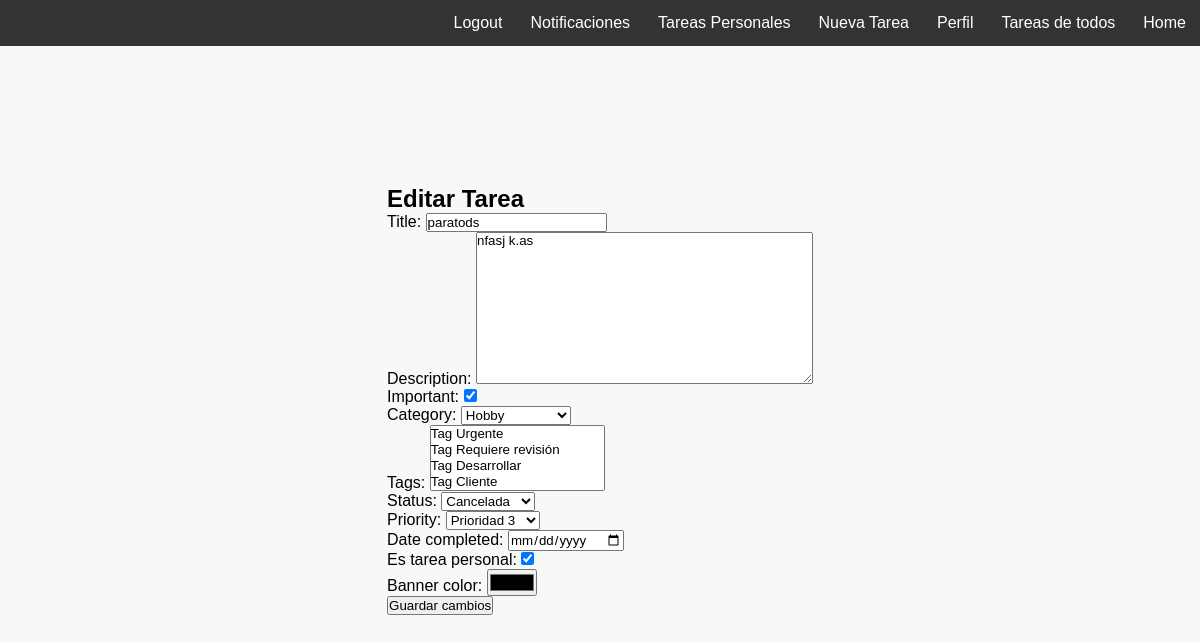
Before: /edit_task/4/ (signed in) with the older database file.
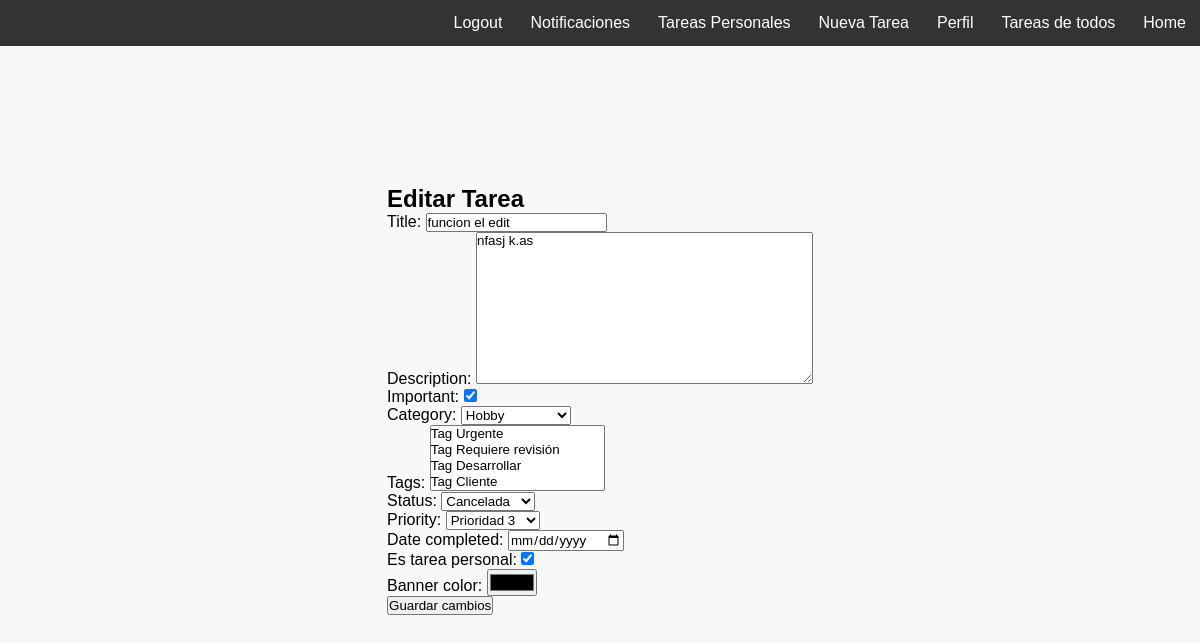
After: the same page with the newer database file.
### task/models.py (models this page shows, shortened)
class Task(models.Model):
    title = models.CharField(max_length=200)
    description = models.TextField(blank=True)
    created = models.DateTimeField(auto_now_add=True)
    date_completed = models.DateTimeField(null=True, blank=True)
    important = models.BooleanField(default=False)
    user = models.ForeignKey(User, on_delete=models.CASCADE)
    banner_color = models.CharField(max_length=7, default='#000000')
    category = models.ForeignKey(TaskCategory, on_delete=models.CASCADE, null=True, blank=True)
    tags = models.ManyToManyField(TaskTag, blank=True)
    status = models.ForeignKey(TaskStatus, on_delete=models.CASCADE, default=1)
    priority = models.ForeignKey(TaskPriority, on_delete=models.CASCADE, default=1)
    is_personal = models.BooleanField(default=False)

### task/views.py (the view)
# urls.py: path('edit_task/<int:task_id>/', views.edit_task, name='edit_task'),
@login_required(login_url='signup')
def edit_task(request, task_id):
    task = get_object_or_404(Task, pk=task_id, user=request.user)
    if request.method == 'POST':
        form = formTask(request.POST, instance=task)
        if form.is_valid():
            task = form.save()
            add_task_history(task, request.user, "Tarea Editada")
            if task.is_personal:
                return redirect('tasks')
            else:
                return redirect('tareatodos')
        else:
            return render(request, 'edit_task.html', {
                'form': form,
                'error': 'Por favor, corrige los errores.'
            })
    else:
        form = formTask(instance=task)
    return render(request, 'edit_task.html', {'form': form})

### task/formulario.py
class formTask(forms.ModelForm):
    is_personal = forms.BooleanField(initial=True, required=False, label='Es tarea personal')
    class Meta:
        model = Task
        fields = ['title', 'description', 'important', 'category', 'tags', 'status', 'priority', 'date_completed', 'is_personal']
    banner_color = forms.CharField(
        widget=forms.TextInput(attrs={'type': 'color'})
    )
    date_completed = forms.DateTimeField(
        widget=DateTimeInput(attrs={'type': 'date'})
    )

### task/models.py (called while the page is built)
    def __str__(self):
        return self.name

    def __str__(self):
        return f"Tag {self.name}"

    def __str__(self):
        return self.name

    def __str__(self):
        return f"Prioridad {self.level}"

### task/templates/edit_task.html (shortened to what this page needs)
{% extends 'base.html' %}
{% block content %}
<div class="container">
    <h1 class="title">Editar Tarea</h1>
    <form method="POST">
        {{ form.as_p }}
        <button type="submit">Guardar cambios</button>
    </form>
</div>
{% endblock %}

Changed rows visible on the page:
changed Task "nfasj k.as": title "paratods" → "funcion el edit"
